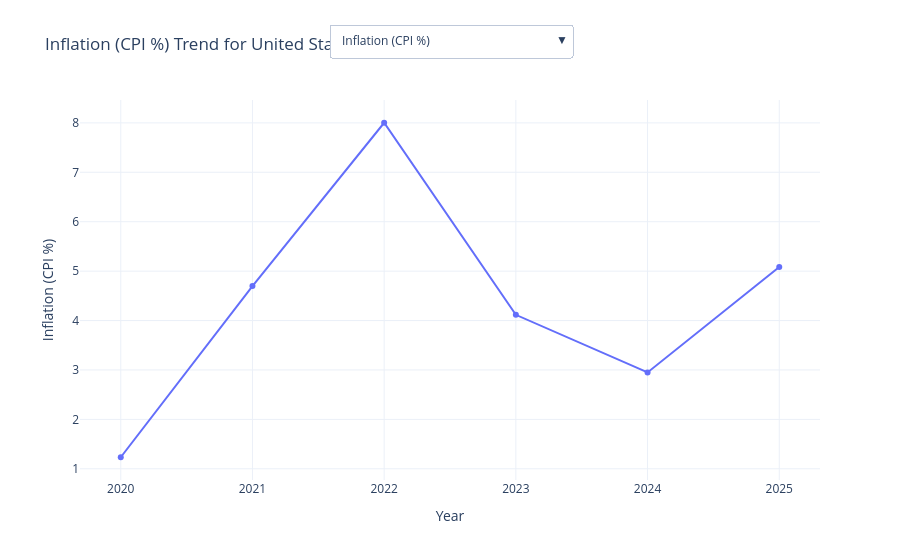

Source (notebook cell):
### Code cell
# Choose any country dynamically (you can loop through, or later make it a dropdown)
selected_country = 'United States'

# Filter for selected country
country_data = indicators_df_imputed[indicators_df_imputed['country_name'] == selected_country]

# Identify indicator columns
indicators = [col for col in indicators_df_imputed.columns if col not in ['country_name', 'year']]

# Create the base figure
fig = go.Figure()

# Add a line for each indicator (invisible except first)
for ind in indicators:
    fig.add_trace(
        go.Scatter(
            x=country_data['year'],
            y=country_data[ind],
            mode='lines+markers',
            name=ind,
            visible=(ind == indicators[0]),
            hovertemplate=f"{ind}: %{{y:.2f}}<extra></extra>"
        )
    )

# Dropdown buttons (auto title updates)
buttons = []
for indicator_name in indicators:
    visible_flags = [indicator_name == i for i in indicators]
    buttons.append(
        dict(
            method="update",
            label=indicator_name,
            args=[
                {"visible": visible_flags},
                {"title": f"{indicator_name} Trend for {selected_country} (2020–2025)",
                 "yaxis": {"title": indicator_name}}
            ],
        )
    )

# Layout (dynamic title)
fig.update_layout(
    updatemenus=[
        dict(
            buttons=buttons,
            direction="down",
            showactive=True,
            x=0.5,
            xanchor="center",
            y=1.2,
            yanchor="top",
        )
    ],
    title=f"{indicators[0]} Trend for {selected_country} (2020–2025)",
    xaxis_title="Year",
    yaxis_title=indicators[0],
    template="plotly_white"
)

fig.show()

### Figure 1 — Plotly figure (JSON) as saved in the notebook; plotly's stock layout.template omitted (floating-point values rounded to 4 significant figures)
{"data": [{"hovertemplate": "Inflation (CPI %): %{y:.2f}<extra></extra>", "mode": "lines+markers", "name": "Inflation (CPI %)", "type": "scatter", "visible": true, "x": [2020, 2021, 2022, 2023, 2024, 2025], "y": [1.234, 4.698, 8.003, 4.116, 2.95, 5.085]}, {"hovertemplate": "GDP (Million USD): %{y:.2f}<extra></extra>", "mode": "lines+markers", "name": "GDP (Million USD)", "type": "scatter", "visible": false, "x": [2020, 2021, 2022, 2023, 2024, 2025], "y": [21354105, 23681171, 26006893, 27720709, 27240000.0, 27310000.0]}, {"hovertemplate": "GDP per Capita (Current USD): %{y:.2f}<extra></extra>", "mode": "lines+markers", "name": "GDP per Capita (Current USD)", "type": "scatter", "visible": false, "x": [2020, 2021, 2022, 2023, 2024, 2025], "y": [64410.0, 71320.0, 78040.0, 82770.0, 81880.0, 79240.0]}, {"hovertemplate": "Unemployment Rate (%): %{y:.2f}<extra></extra>", "mode": "lines+markers", "name": "Unemployment Rate (%)", "type": "scatter", "visible": false, "x": [2020, 2021, 2022, 2023, 2024, 2025], "y": [8.055, 5.349, 3.65, 3.638, 4.106, 1.505]}, {"hovertemplate": "Interest Rate (Real, %): %{y:.2f}<extra></extra>", "mode": "lines+markers", "name": "Interest Rate (Real, %)", "type": "scatter", "visible": false, "x": [2020, 2021, 2022, 2023, 2024, 2025], "y": [2.186, -1.259, -1.537, 0.7365, 2.081, 0.9026]}, {"hovertemplate": "Inflation (GDP Deflator, %): %{y:.2f}<extra></extra>", "mode": "lines+markers", "name": "Inflation (GDP Deflator, %)", "type": "scatter", "visible": false, "x": [2020, 2021, 2022, 2023, 2024, 2025], "y": [1.329, 4.566, 7.129, 3.598, 3.156, 5.419]}, {"hovertemplate": "GDP Growth (% Annual): %{y:.2f}<extra></extra>", "mode": "lines+markers", "name": "GDP Growth (% Annual)", "type": "scatter", "visible": false, "x": [2020, 2021, 2022, 2023, 2024, 2025], "y": [-2.163, 6.055, 2.512, 2.888, 3.729, 2.13]}, {"hovertemplate": "Current Account Balance (% GDP): %{y:.2f}<extra></extra>", "mode": "lines+markers", "name": "Current Account Balance (% GDP)", "type": "scatter", "visible": false, "x": [2020, 2021, 2022, 2023, 2024, 2025], "y": [-2.815, -3.665, -3.892, -3.266, -2.664, -2.367]}, {"hovertemplate": "Government Expense (% of GDP): %{y:.2f}<extra></extra>", "mode": "lines+markers", "name": "Government Expense (% of GDP)", "type": "scatter", "visible": false, "x": [2020, 2021, 2022, 2023, 2024, 2025], "y": [31.83, 31.3, 24.66, 24.51, 30.1, 24.24]}, {"hovertemplate": "Government Revenue (% of GDP): %{y:.2f}<extra></extra>", "mode": "lines+markers", "name": "Government Revenue (% of GDP)", "type": "scatter", "visible": false, "x": [2020, 2021, 2022, 2023, 2024, 2025], "y": [17.71, 18.81, 19.93, 17.59, 19.15, 18.2]}, {"hovertemplate": "Tax Revenue (% of GDP): %{y:.2f}<extra></extra>", "mode": "lines+markers", "name": "Tax Revenue (% of GDP)", "type": "scatter", "visible": false, "x": [2020, 2021, 2022, 2023, 2024, 2025], "y": [10.15, 11.39, 12.6, 10.65, 11.99, 11.78]}, {"hovertemplate": "Gross National Income (Million USD): %{y:.2f}<extra></extra>", "mode": "lines+markers", "name": "Gross National Income (Million USD)", "type": "scatter", "visible": false, "x": [2020, 2021, 2022, 2023, 2024, 2025], "y": [21458070, 23832230, 26231750, 27576136, 25070000.0, 28310000.0]}, {"hovertemplate": "Public Debt (% of GDP): %{y:.2f}<extra></extra>", "mode": "lines+markers", "name": "Public Debt (% of GDP)", "type": "scatter", "visible": false, "x": [2020, 2021, 2022, 2023, 2024, 2025], "y": [124.5, 118.4, 112.8, 114.8, 113.8, 125.0]}], "layout": {"title": {"text": "Inflation (CPI %) Trend for United States (2020–2025)"}, "updatemenus": [{"buttons": [{"args": [{"visible": [true, false, false, false, false, false, false, false, false, false, false, false, false]}, {"title": "Inflation (CPI %) Trend for United States (2020–2025)", "yaxis": {"title": "Inflation (CPI %)"}}], "label": "Inflation (CPI %)", "method": "update"}, {"args": [{"visible": [false, true, false, false, false, false, false, false, false, false, false, false, false]}, {"title": "GDP (Million USD) Trend for United States (2020–2025)", "yaxis": {"title": "GDP (Million USD)"}}], "label": "GDP (Million USD)", "method": "update"}, {"args": [{"visible": [false, false, true, false, false, false, false, false, false, false, false, false, false]}, {"title": "GDP per Capita (Current USD) Trend for United States (2020–2025)", "yaxis": {"title": "GDP per Capita (Current USD)"}}], "label": "GDP per Capita (Current USD)", "method": "update"}, {"args": [{"visible": [false, false, false, true, false, false, false, false, false, false, false, false, false]}, {"title": "Unemployment Rate (%) Trend for United States (2020–2025)", "yaxis": {"title": "Unemployment Rate (%)"}}], "label": "Unemployment Rate (%)", "method": "update"}, {"args": [{"visible": [false, false, false, false, true, false, false, false, false, false, false, false, false]}, {"title": "Interest Rate (Real, %) Trend for United States (2020–2025)", "yaxis": {"title": "Interest Rate (Real, %)"}}], "label": "Interest Rate (Real, %)", "method": "update"}, {"args": [{"visible": [false, false, false, false, false, true, false, false, false, false, false, false, false]}, {"title": "Inflation (GDP Deflator, %) Trend for United States (2020–2025)", "yaxis": {"title": "Inflation (GDP Deflator, %)"}}], "label": "Inflation (GDP Deflator, %)", "method": "update"}, {"args": [{"visible": [false, false, false, false, false, false, true, false, false, false, false, false, false]}, {"title": "GDP Growth (% Annual) Trend for United States (2020–2025)", "yaxis": {"title": "GDP Growth (% Annual)"}}], "label": "GDP Growth (% Annual)", "method": "update"}, {"args": [{"visible": [false, false, false, false, false, false, false, true, false, false, false, false, false]}, {"title": "Current Account Balance (% GDP) Trend for United States (2020–2025)", "yaxis": {"title": "Current Account Balance (% GDP)"}}], "label": "Current Account Balance (% GDP)", "method": "update"}, {"args": [{"visible": [false, false, false, false, false, false, false, false, true, false, false, false, false]}, {"title": "Government Expense (% of GDP) Trend for United States (2020–2025)", "yaxis": {"title": "Government Expense (% of GDP)"}}], "label": "Government Expense (% of GDP)", "method": "update"}, {"args": [{"visible": [false, false, false, false, false, false, false, false, false, true, false, false, false]}, {"title": "Government Revenue (% of GDP) Trend for United States (2020–2025)", "yaxis": {"title": "Government Revenue (% of GDP)"}}], "label": "Government Revenue (% of GDP)", "method": "update"}, {"args": [{"visible": [false, false, false, false, false, false, false, false, false, false, true, false, false]}, {"title": "Tax Revenue (% of GDP) Trend for United States (2020–2025)", "yaxis": {"title": "Tax Revenue (% of GDP)"}}], "label": "Tax Revenue (% of GDP)", "method": "update"}, {"args": [{"visible": [false, false, false, false, false, false, false, false, false, false, false, true, false]}, {"title": "Gross National Income (Million USD) Trend for United States (2020–2025)", "yaxis": {"title": "Gross National Income (Million USD)"}}], "label": "Gross National Income (Million USD)", "method": "update"}, {"args": [{"visible": [false, false, false, false, false, false, false, false, false, false, false, false, true]}, {"title": "Public Debt (% of GDP) Trend for United States (2020–2025)", "yaxis": {"title": "Public Debt (% of GDP)"}}], "label": "Public Debt (% of GDP)", "method": "update"}], "direction": "down", "showactive": true, "x": 0.5, "xanchor": "center", "y": 1.2, "yanchor": "top"}], "xaxis": {"title": {"text": "Year"}}, "yaxis": {"title": {"text": "Inflation (CPI %)"}}}}
